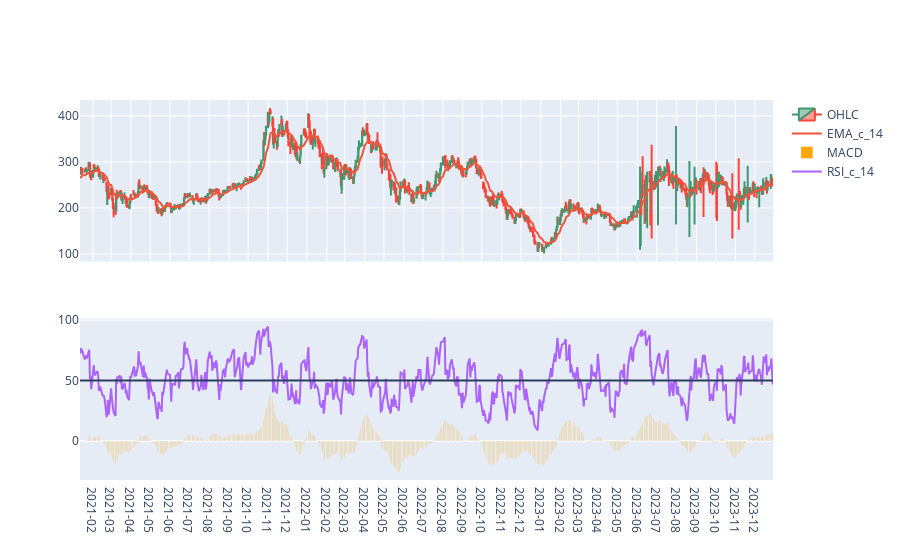

Source (notebook cell):
### Code cell
from plotly.subplots import make_subplots

fig = make_subplots(rows=2, cols=1, shared_xaxes=True)

plot_data = train.copy().dropna()

fig.add_trace(go.Candlestick(x=plot_data.index,
                            open=plot_data['open_'].tolist(),
                            high=plot_data['high_'].tolist(),
                            low=plot_data['low_'].tolist(),
                            close=plot_data['close_'].tolist(),
                            name='OHLC'),
              row=1, col=1)

fig.add_trace(go.Scatter(x=plot_data.index,
                         y=plot_data['EMA_c_14'],
                         name='EMA_c_14'),
              row=1, col=1)

fig.add_trace(go.Bar(x=plot_data.index,
                     y=plot_data['MACD'],
                     name='MACD',
                     marker={'color': 'orange'}
                     ),
              row=2, col=1)

fig.add_trace(go.Scatter(x=plot_data.index,
                         y=plot_data['RSI_c_14'],
                         name='RSI_c_14'),
              row=2, col=1)

fig.add_hline(y=50, row=2)
fig.update_layout(xaxis_rangeslider_visible=False)
fig.update_xaxes(dtick='M1', hoverformat='%d-%m-%Y', tickformat='%Y-%m', col=1)

fig.show()

### Figure 1 — Plotly figure (JSON) as saved in the notebook; plotly's stock layout.template omitted (floating-point values rounded to 4 significant figures; data arrays with more than 128 entries replaced by an {"elided": "..."} marker saying what was removed)
{"data": [{"close": {"elided": "747 float values"}, "high": {"elided": "747 float values"}, "low": {"elided": "747 float values"}, "name": "OHLC", "open": {"elided": "747 float values"}, "type": "candlestick", "x": {"elided": "747 str values"}, "xaxis": "x", "yaxis": "y"}, {"name": "EMA_c_14", "type": "scatter", "x": {"elided": "747 str values"}, "xaxis": "x", "y": {"elided": "747 float values"}, "yaxis": "y"}, {"marker": {"color": "orange"}, "name": "MACD", "type": "bar", "x": {"elided": "747 str values"}, "xaxis": "x2", "y": {"elided": "747 float values"}, "yaxis": "y2"}, {"name": "RSI_c_14", "type": "scatter", "x": {"elided": "747 str values"}, "xaxis": "x2", "y": {"elided": "747 float values"}, "yaxis": "y2"}], "layout": {"shapes": [{"type": "line", "x0": 0, "x1": 1, "xref": "x2 domain", "y0": 50, "y1": 50, "yref": "y2"}], "xaxis": {"anchor": "y", "domain": [0, 1], "dtick": "M1", "hoverformat": "%d-%m-%Y", "matches": "x2", "rangeslider": {"visible": false}, "showticklabels": false, "tickformat": "%Y-%m"}, "xaxis2": {"anchor": "y2", "domain": [0, 1], "dtick": "M1", "hoverformat": "%d-%m-%Y", "tickformat": "%Y-%m"}, "yaxis": {"anchor": "x", "domain": [0.575, 1]}, "yaxis2": {"anchor": "x2", "domain": [0, 0.425]}}}
